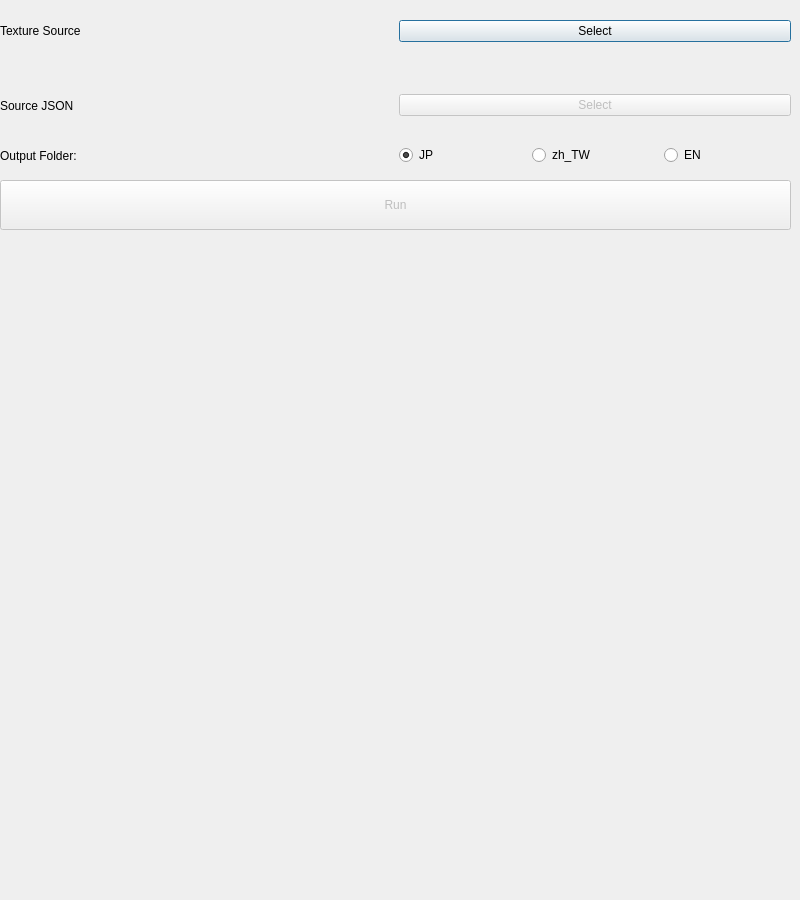
<?xml version="1.0" encoding="UTF-8"?>
<ui version="4.0">
 <class>Dialog</class>
 <widget class="QDialog" name="Dialog">
  <property name="geometry">
   <rect>
    <x>0</x>
    <y>0</y>
    <width>800</width>
    <height>900</height>
   </rect>
  </property>
  <property name="sizePolicy">
   <sizepolicy hsizetype="Fixed" vsizetype="Preferred">
    <horstretch>0</horstretch>
    <verstretch>0</verstretch>
   </sizepolicy>
  </property>
  <property name="minimumSize">
   <size>
    <width>800</width>
    <height>900</height>
   </size>
  </property>
  <property name="maximumSize">
   <size>
    <width>800</width>
    <height>16777215</height>
   </size>
  </property>
  <property name="baseSize">
   <size>
    <width>400</width>
    <height>550</height>
   </size>
  </property>
  <property name="windowTitle">
   <string>Texture Split</string>
  </property>
  <widget class="QWidget" name="horizontalLayoutWidget_2">
   <property name="geometry">
    <rect>
     <x>0</x>
     <y>20</y>
     <width>791</width>
     <height>51</height>
    </rect>
   </property>
   <layout class="QHBoxLayout" name="horizontalLayout_2">
    <property name="sizeConstraint">
     <enum>QLayout::SetMaximumSize</enum>
    </property>
    <item>
     <widget class="QLabel" name="label_2">
      <property name="text">
       <string>Texture Source</string>
      </property>
     </widget>
    </item>
    <item>
     <widget class="QPushButton" name="chooseTexture">
      <property name="text">
       <string>Select</string>
      </property>
     </widget>
    </item>
   </layout>
  </widget>
  <widget class="QWidget" name="horizontalLayoutWidget_3">
   <property name="geometry">
    <rect>
     <x>0</x>
     <y>80</y>
     <width>791</width>
     <height>51</height>
    </rect>
   </property>
   <layout class="QHBoxLayout" name="horizontalLayout_3">
    <item>
     <widget class="QLabel" name="label_3">
      <property name="text">
       <string>Source JSON</string>
      </property>
     </widget>
    </item>
    <item>
     <widget class="QPushButton" name="chooseJSON">
      <property name="enabled">
       <bool>false</bool>
      </property>
      <property name="text">
       <string>Select</string>
      </property>
      <property name="checkable">
       <bool>false</bool>
      </property>
     </widget>
    </item>
   </layout>
  </widget>
  <widget class="QWidget" name="horizontalLayoutWidget_4">
   <property name="geometry">
    <rect>
     <x>0</x>
     <y>140</y>
     <width>791</width>
     <height>31</height>
    </rect>
   </property>
   <layout class="QHBoxLayout" name="horizontalLayout_4">
    <property name="sizeConstraint">
     <enum>QLayout::SetMinimumSize</enum>
    </property>
    <item>
     <widget class="QLabel" name="label">
      <property name="text">
       <string>Output Folder:</string>
      </property>
     </widget>
    </item>
    <item>
     <layout class="QHBoxLayout" name="horizontalLayout">
      <item>
       <widget class="QRadioButton" name="JP">
        <property name="text">
         <string>JP</string>
        </property>
        <property name="checked">
         <bool>true</bool>
        </property>
       </widget>
      </item>
      <item>
       <widget class="QRadioButton" name="zh_TW">
        <property name="text">
         <string>zh_TW</string>
        </property>
       </widget>
      </item>
      <item>
       <widget class="QRadioButton" name="EN">
        <property name="text">
         <string>EN</string>
        </property>
       </widget>
      </item>
     </layout>
    </item>
   </layout>
  </widget>
  <widget class="QPushButton" name="Run">
   <property name="enabled">
    <bool>false</bool>
   </property>
   <property name="geometry">
    <rect>
     <x>0</x>
     <y>180</y>
     <width>791</width>
     <height>50</height>
    </rect>
   </property>
   <property name="text">
    <string>Run</string>
   </property>
  </widget>
  <widget class="QLabel" name="label_Image">
   <property name="geometry">
    <rect>
     <x>10</x>
     <y>220</y>
     <width>781</width>
     <height>671</height>
    </rect>
   </property>
   <property name="sizePolicy">
    <sizepolicy hsizetype="Preferred" vsizetype="Preferred">
     <horstretch>0</horstretch>
     <verstretch>0</verstretch>
    </sizepolicy>
   </property>
   <property name="text">
    <string/>
   </property>
   <property name="scaledContents">
    <bool>true</bool>
   </property>
  </widget>
 </widget>
 <resources/>
 <connections/>
</ui>
